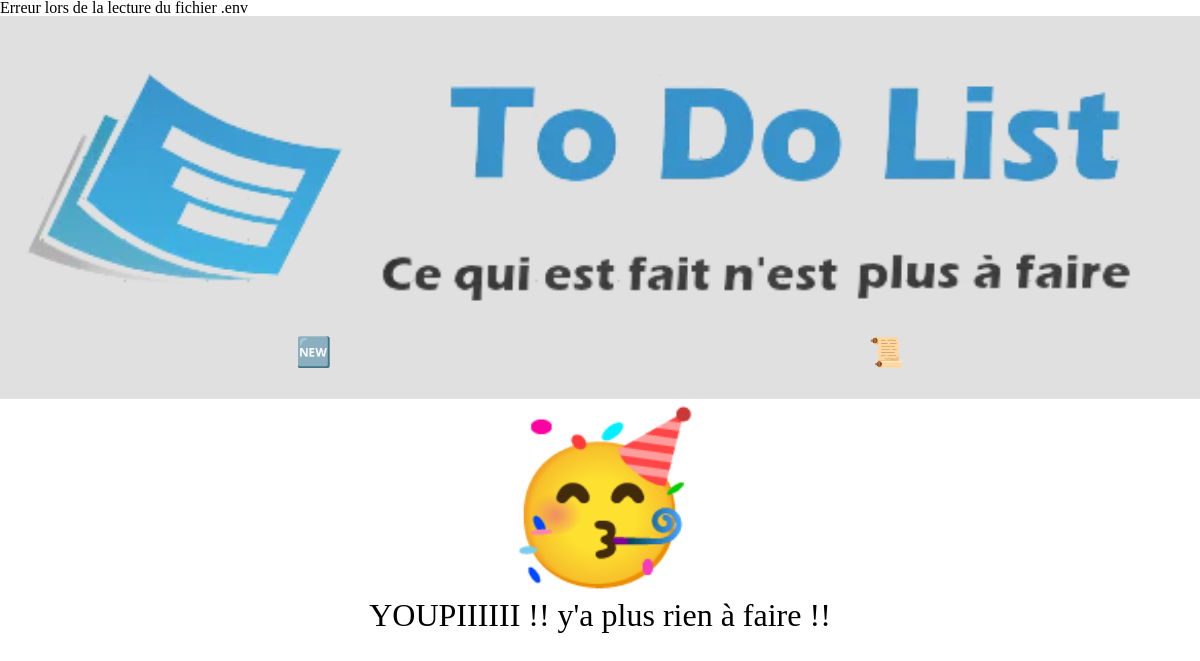
Before: / with the older database file.
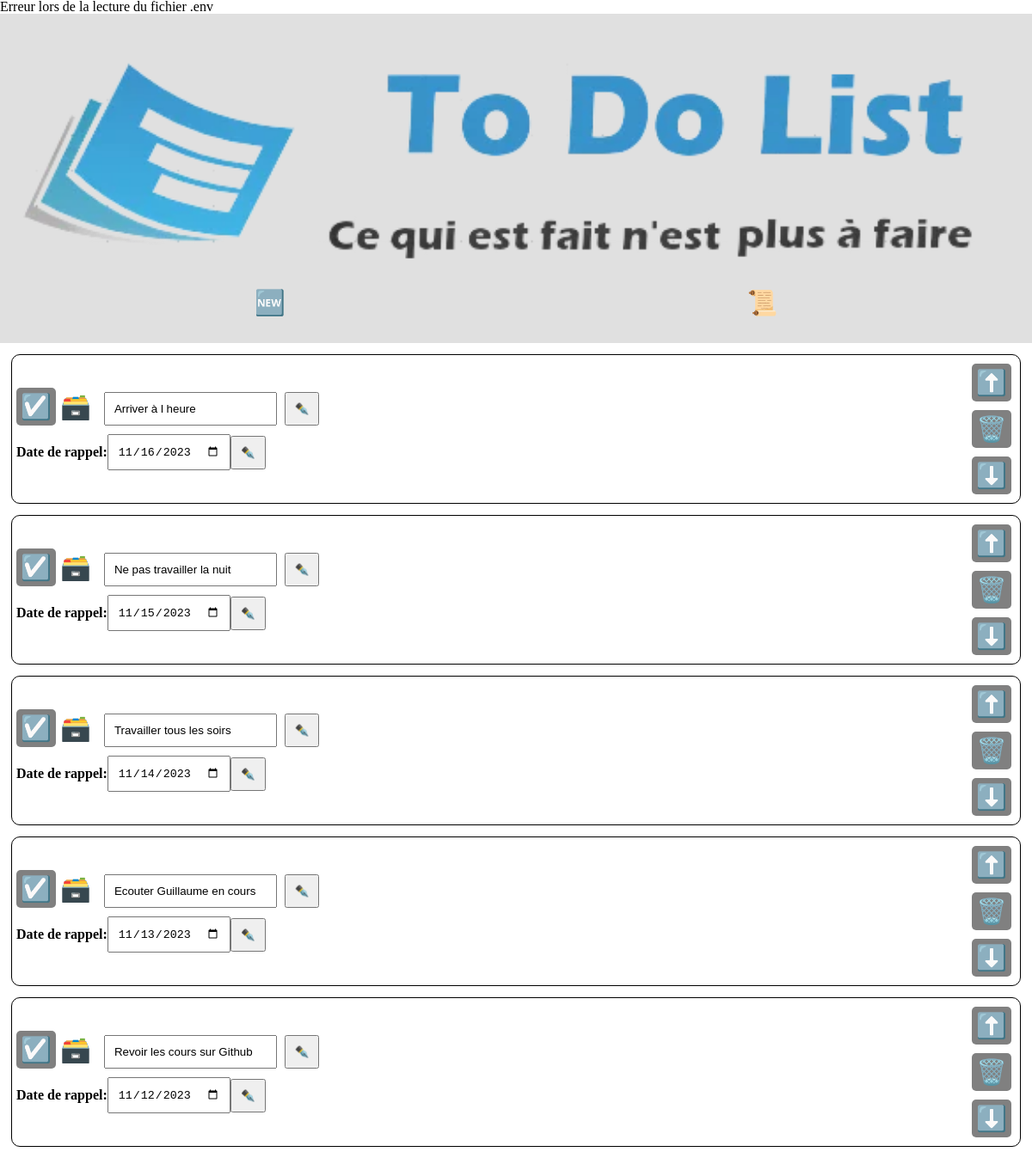
After: the same page with the newer database file.
### tables this page shows
CREATE TABLE task(
   id_task INT AUTO_INCREMENT,
   task_name VARCHAR(50) NOT NULL,
   task_state BOOLEAN NOT NULL,
   task_order TINYINT NOT NULL,
   task_date DATE NOT NULL,
   PRIMARY KEY(id_task)
);

### includes/_functions.php (called while the page is built, shortened)
<?php
function getLanguageType(array $pages): string
{
    return $lang = implode("", array_column($pages,'language'));
};

### components/task/task.php (the view, shortened to what this page needs)
<?php
$actualDate = new DateTime('today');
$actualDateString = $actualDate->format('Y-m-d');
$query = $connexion->prepare('SELECT * FROM task WHERE task_state = 0 ORDER BY task_order DESC');
$query->execute();
$taskList = $query->fetchAll();
if (!empty($taskList)) {
    foreach ($taskList as $task) {
?>
        <ul>
            <li class="main__container">
                <div class="left__container">
                    <div class="top__container">
                        <button class="js-done-btn" type="button" data-id="<?= $task['id_task'] ?>">☑️</button>
                        <p id="label-btn" data-id="<?= $task['id_task'] ?>" class="btn">🗃️</p>
                        <div class="top__container--task_name">
                            <form class="formModify" method="POST">
                                <input type="text" id="new_task_name" name="new_task_name" value="<?= $task['task_name'] ?>">
                                <input type="submit" value="✒️">
                            </form>
                        </div>
                    </div>
                    <div class="remind_date">
                        <form class="formDate" method="POST">
                            <label for="new_date">Date de rappel:</label>
                            <input type="date" id="new_date" name="new_date" value="<?= $task['task_date'] ?>" min="<?= $actualDateString ?>">
                            <input type="submit" value="✒️">
                        </form>
                    </div>
                </div>
                <div id="btn-actions" class="right__container">
                    <div class="right__container--arrows">
                        <p class="btn up_btn">
                            <button class="js-up-btn" type="button" data-id="<?= $task['id_task'] ?>">⬆️</button>
                        </p>
                        <p class="task__action">
                        <div class="btn">
                    <button class="js-delete-btn" type="button" data-id="<?= $task['id_task'] ?>">🗑️</button>
                        </div>
                        </p>
                        <p class="btn down_btn">
                            <button class="js-down-btn" type="button" data-id="<?= $task['id_task'] ?>">⬇️</button>
                        </p>
                    </div>
                </div>
            </li>
        </ul>
    <?php }
} else { ?>
    <div>
        <p class="youpi">🥳</p>
        <h2>YOUPIIIIII !! y'a plus rien à faire !!</h2>
    </div>
<?php } ?>

### includes/_head.php (shortened to what this page needs)
<!DOCTYPE html>
<html lang="<?=getLanguageType($pages)?>">
<head>
    <link rel="stylesheet" type="text/css" href="./assets/style/index.css" media="screen">
</head>

### index.php (shortened to what this page needs)
<?php
include_once 'includes/_config.php';
include 'includes/_functions.php';
include_once 'includes/_head.php';
include 'includes/_dbconnect.php';
?>
<body>
<?php include './components/header/header.php';?>
<div id="tasksList__container" class="">
    <?php include './components/task/task.php';?>
</div>
</body>
</html>

### components/header/header.php
<header class="header__countainer">
    <div class="header__logo">
        <img src="assets/img/logo.webp" alt="">
    </div>
    <div class="header__list">
        <p id="new-btn" class="btn new_task"> 🆕 </p>
        <p id="task-btn" class="btn task_list"> 📜 </p>
</header>

### assets/style/index.css (style rules this page uses)
html, body, div, span, applet, object, iframe, h1, h2, h3, h4, h5, h6, p, blockquote, pre, a, abbr, acronym, address, big, cite, code, del, dfn, em, img, ins, kbd, q, s, samp, small, strike, strong, sub, sup, tt, var, b, u, i, center, dl, dt, dd, ol, ul, li, fieldset, form, label, legend, table, caption, tbody, tfoot, thead, tr, th, td, article, aside, canvas, details, embed, figure, figcaption, footer, header, hgroup, menu, nav, output, ruby, section, summary, time, mark, audio, video { margin: 0; padding: 0; border: 0; font-size: 100%; font: inherit; vertical-align: middle; text-decoration: none; color: black; }
article, aside, details, figcaption, figure, footer, header, hgroup, menu, nav, section { display: block; }
body { line-height: 1; }
ol, ul { list-style: none; }
body { min-width: 400px; }
p { display: flex; align-items: center; }
.btn { cursor: pointer; font-size: 1.8rem; padding: 5px; transition: ease-in-out 300ms; border-radius: 8px; }
.header__countainer { display: flex; flex-direction: column; justify-content: center; background-color: #e0e0e0; padding: 1.2rem; }
.header__countainer .header__logo { display: flex; flex-direction: row; justify-content: center; }
.header__countainer .header__logo img { width: 100%; height: auto; }
.header__countainer .header__list { display: flex; flex-direction: row; justify-content: space-around; padding: 0.5rem; }
.main__container { display: flex; flex-direction: row; justify-content: space-between; border: 1px black solid; border-radius: 10px; margin: 13px; padding: 5px; }
.main__container .left__container { display: flex; flex-direction: column; width: 100%; justify-content: center; }
.main__container .left__container .top__container { display: flex; flex-direction: row; justify-content: flex-start; align-items: center; }
.main__container .left__container .top__container .top__container--task_name { margin: 10px; font-size: 2.2rem; align-items: center; }
.main__container .right__container { display: flex; flex-direction: row; justify-content: space-around; align-items: center; }
.main__container .right__container .right__container--arrows { display: flex; flex-direction: column; }
.remind_date form { margin-bottom: 10px; display: flex; flex-direction: row; align-items: center; }
label { display: block; font-weight: bold; }
input, textarea { width: -moz-fit-content; width: fit-content; padding: 10px; }
button { padding: 5px 5px; background-color: grey; border-radius: 5px; border: none; font-size: 1.8rem; cursor: pointer; }
h2 { text-align: center; font-size: 2rem; }
.youpi { display: flex; flex-direction: column-reverse; align-items: center; font-size: 10rem; margin: 20px; }

Changed rows visible on the page:
added task: new_task_name "Arriver à l heure", new_date "11/16/2023"
added task: new_task_name "Ne pas travailler la nuit", new_date "11/15/2023"
added task: new_task_name "Travailler tous les soirs", new_date "11/14/2023"
added task: new_task_name "Ecouter Guillaume en cours", new_date "11/13/2023"
added task: new_task_name "Revoir les cours sur Github", new_date "11/12/2023"
Other visible differences:
text no longer shown: "🥳 YOUPIIIIII !! y'a plus rien à faire !!"
